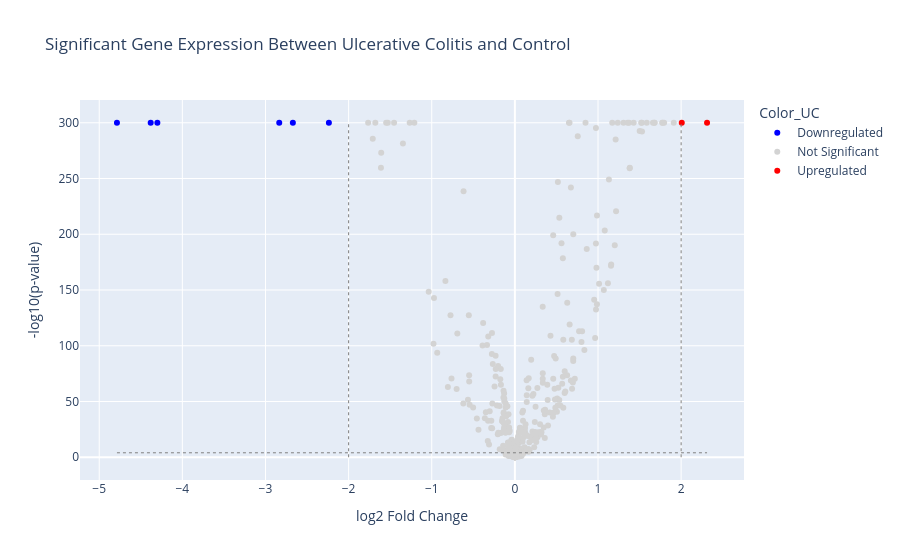

Notebook cell for this chart:
### Code cell
#==============================Colitis versus control==============================
#using plotly.express package (px)
#params--> (data df used, x axis = log2FC_UC, y axis = neg_log_pval_UC, color codes based on up and down regulated, color dictionary, name appears when mouse hovers over, title of plot)
fig_uc = px.scatter(plot_df, x='log2FC_UC', y='neg_log_pval_UC', color='Color_UC',color_discrete_map=color_map,hover_name=plot_df.index,title="Significant Gene Expression Between Ulcerative Colitis and Control")

#code for ~professional~ formatting layout 
#params-->(define x axis title,define y axis title)
fig_uc.update_layout(xaxis_title='log2 Fold Change', yaxis_title='-log10(p-value)',shapes=[

        #param--> (draws line across for horizontally, from min calculated log2FC_UC, to max calculated log2FC_UC,y0 = y1 --> flat line at pval threshold, y1= 2nd line, grey dotted line w/ width 1 )
        dict(type='line', x0=plot_df['log2FC_UC'].min(), x1=plot_df['log2FC_UC'].max(), y0=pval_threshold, y1=pval_threshold, line=dict(color='gray', dash='dot', width=1)),

        #draws veritcal line on the right at pos. fc_threshold from the bottom y0 --> top y1 max of neg_log_pval_UC with a grey dotted line)
        dict(type='line', x0=fc_threshold, x1=fc_threshold, y0=0, y1=plot_df['neg_log_pval_UC'].max(), line=dict(color='gray', dash='dot', width=1)),

        #draws veritcal line on the left at neg. fc_threshold from the bottom y0 --> top y1 max of neg_log_pval_UC with a grey dotted line)
        dict(type='line', x0=-fc_threshold, x1=-fc_threshold, y0=0, y1=plot_df['neg_log_pval_UC'].max(), line=dict(color='gray', dash='dot', width=1))])

fig_uc.show()

### Figure 1 — Plotly figure (JSON) as saved in the notebook; plotly's stock layout.template omitted (floating-point values rounded to 4 significant figures; data arrays with more than 128 entries replaced by an {"elided": "..."} marker saying what was removed)
{"data": [{"hovertemplate": "<b>%{hovertext}</b><br><br>Color_UC=Downregulated<br>log2FC_UC=%{x}<br>neg_log_pval_UC=%{y}<extra></extra>", "hovertext": ["CD103|pAbO", "CD127|pAbO", "CD161:DX12|pAbO", "CD195:2D7|pAbO", "CD197|pAbO", "CCL5|Reference_end"], "legendgroup": "Downregulated", "marker": {"color": "blue", "symbol": "circle"}, "mode": "markers", "name": "Downregulated", "orientation": "v", "showlegend": true, "type": "scatter", "x": [-4.381, -2.834, -4.787, -4.3, -2.237, -2.671], "xaxis": "x", "y": [300.0, 300.0, 300.0, 300.0, 300.0, 300.0], "yaxis": "y"}, {"hovertemplate": "<b>%{hovertext}</b><br><br>Color_UC=Not Significant<br>log2FC_UC=%{x}<br>neg_log_pval_UC=%{y}<extra></extra>", "hovertext": {"elided": "424 str values"}, "legendgroup": "Not Significant", "marker": {"color": "lightgray", "symbol": "circle"}, "mode": "markers", "name": "Not Significant", "orientation": "v", "showlegend": true, "type": "scatter", "x": {"elided": "424 float values"}, "xaxis": "x", "y": {"elided": "424 float values"}, "yaxis": "y"}, {"hovertemplate": "<b>%{hovertext}</b><br><br>Color_UC=Upregulated<br>log2FC_UC=%{x}<br>neg_log_pval_UC=%{y}<extra></extra>", "hovertext": ["CTLA4|Reference_end", "CXCL13|Reference_end"], "legendgroup": "Upregulated", "marker": {"color": "red", "symbol": "circle"}, "mode": "markers", "name": "Upregulated", "orientation": "v", "showlegend": true, "type": "scatter", "x": [2.312, 2.008], "xaxis": "x", "y": [300.0, 300.0], "yaxis": "y"}], "layout": {"legend": {"title": {"text": "Color_UC"}, "tracegroupgap": 0}, "shapes": [{"line": {"color": "gray", "dash": "dot", "width": 1}, "type": "line", "x0": -4.787, "x1": 2.312, "y0": 4, "y1": 4}, {"line": {"color": "gray", "dash": "dot", "width": 1}, "type": "line", "x0": 2, "x1": 2, "y0": 0, "y1": 300}, {"line": {"color": "gray", "dash": "dot", "width": 1}, "type": "line", "x0": -2, "x1": -2, "y0": 0, "y1": 300}], "title": {"text": "Significant Gene Expression Between Ulcerative Colitis and Control"}, "xaxis": {"anchor": "y", "domain": [0, 1], "title": {"text": "log2 Fold Change"}}, "yaxis": {"anchor": "x", "domain": [0, 1], "title": {"text": "-log10(p-value)"}}}}
